Frame 1 (no input): blank canvas, image omitted
Frame 60 (no input): blank canvas, image omitted
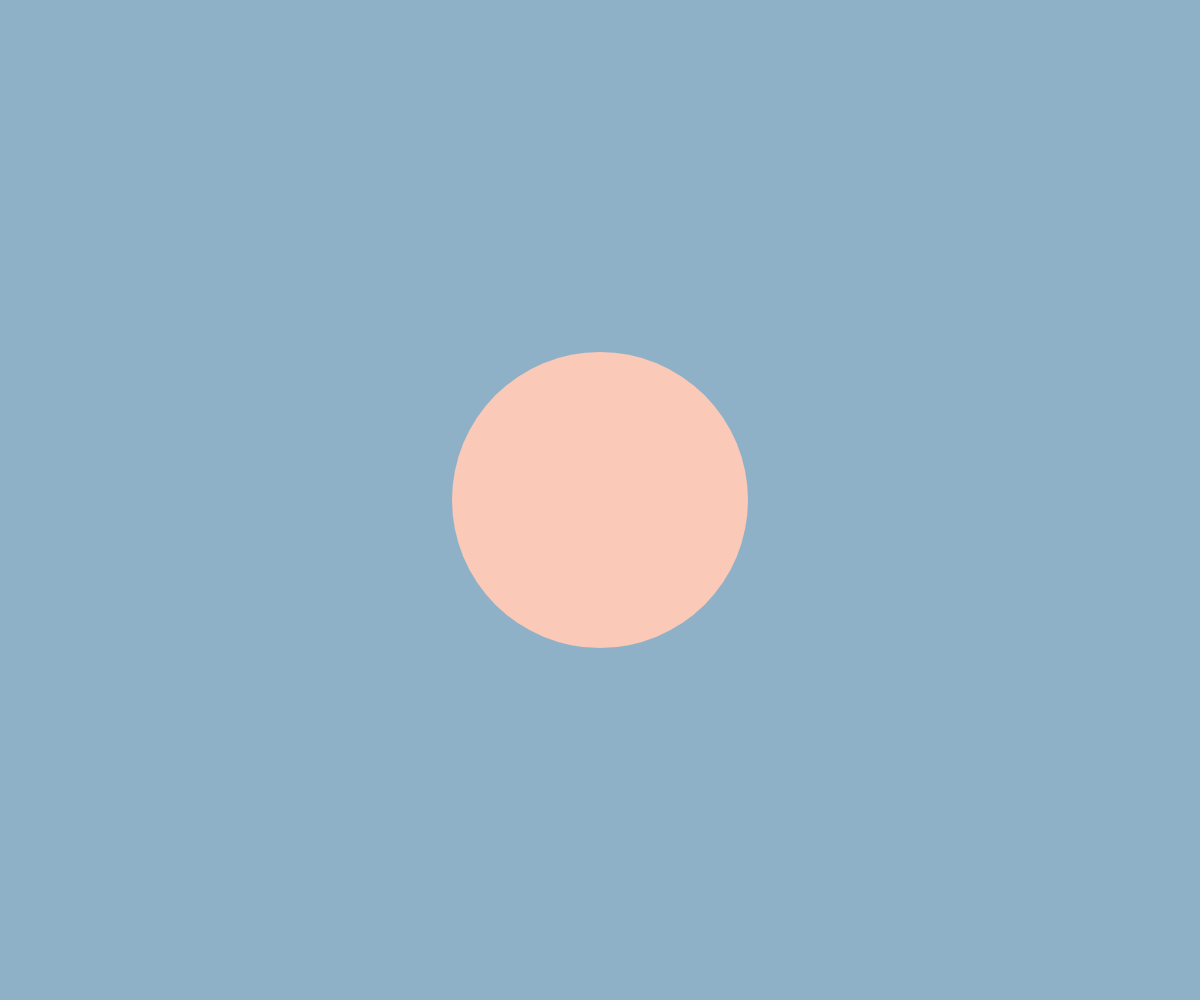
Frame 120 (the mouse pressed at the canvas centre since frame 60)

The p5.js sketch whose frames 1 and 60 were blank and that drew this single picture after the mouse press (run headless with seeded random() and noise() and a simulated clock; from frame 60 on, the mouse is pressed at the canvas centre):

// p5.js sketch
// ── sketch.js
// bubble diameter is a random int between these two constants
const BUBBLE_DIAMETER_MIN = 30;
const BUBBLE_DIAMETER_MAX = 60;

// define the speed the bubbles move in each direction
const BUBBLE_SPEED_X = 1;
const BUBBLE_SPEED_Y = -2;

// define the speed the bubbles grow and shrink
const BUBBLE_GROWTH_SPEED = 5;
const BUBBLE_SHRINK_SPEED = 1;

// bubbles array used in the draw and mousePressed functions
const bubbles = [];

// use this for the bubble diameter
function randint(lo, hi) {
  return Math.floor(Math.random() * (hi - lo + 1)) + lo;
}

// represents a bubble in the game
class Bubble {

  // create a new bubble
  constructor() {
    this.x = mouseX;
    this.y = mouseY;
    this.d = 1;
    this.isMoving = false;
  }

  // move and shrink bubble by adjusting its coordinates and diameter
  move() {
    this.x += BUBBLE_SPEED_X;
    this.y += BUBBLE_SPEED_Y;
    this.d -= BUBBLE_SHRINK_SPEED;
  }

  // increment the diameter of the bubble
  grow() {
    this.d += BUBBLE_GROWTH_SPEED;
  }

  // draw the bubble
  draw() {
    circle(this.x, this.y, this.d);

    // grow or move depending on the state and on user input 
    if(!this.isMoving) {
      if(!mouseIsPressed) {
        this.isMoving = true;
      } else {
        this.grow();
      }
    } else {
      this.move();
    }
  }
}

// called when the game first starts
function setup() {
  
  // make the game occupy the whole window
  createCanvas(windowWidth, windowHeight);

}

// called each frame
function draw() {

  // draw the background
  background("#8EB1C7");

  // prepare to draw the bubbles
  fill("#FAC9B8");
  noStroke();
  
  // draw each bubble in the array
  for(let index in bubbles) {
    // we use the in operator since we use the index to remove invalid bubbles
    const bubble = bubbles[index];
    // disallow bubbles with negative diameter
    if(bubble.d > 0) {
      // draw the valid bubble
      bubble.draw();
    } else {
      // remove the invalid bubble from the array
      // we note this adds a tiny 'flicker' to the game, but saves a significant amount of memory
      // and prevents the game from taking more and more memory the more bubbles are created
      bubbles.splice(index, 1);
    }
  }

}

// add a new bubble to the bubbles array
function mousePressed() {
  bubbles.push(new Bubble());
}
// ── style.css
html, body {
  margin: 0!important;
  padding: 0!important;
}

canvas {
  display: block;
}
